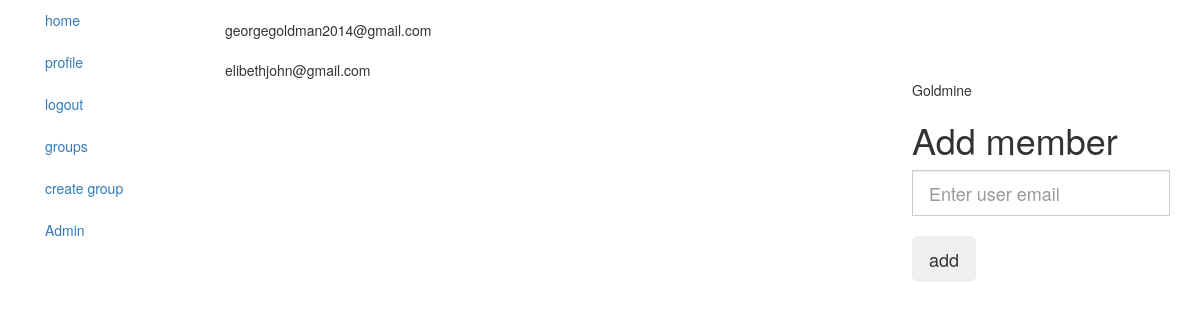
The page /member?members=Goldmine (signed in) on the database its author committed.
### application/models.py (models this page shows, shortened)
class Member(db.Model):
    id = db.Column(db.Integer, primary_key=True)
    member_name = db.Column(db.Text)
    group_name = db.Column(db.Text)
    weekly_target = db.Column(db.Integer)
    monthly_target = db.Column(db.Integer)
    group_id = db.Column(db.Integer, db.ForeignKey('group.id'), nullable=False)

### application/views.py (the view)
@view.route('/member')
@login_required
def add_member():
    form = AdduserForm()
    group_name = request.args.get('members')
    member = Member.query.all()
    group = Group.query.filter_by(group_name=group_name).first()
    return render_template('add-member.html', members=member, group_name=group_name, form=form, group=group)

### application/web_forms.py
class AdduserForm(FlaskForm):
    email = EmailField('email', validators=[DataRequired(),])
    submit_button = SubmitField('add')

### application/__init__.py (called while the page is built)
@login_manager.user_loader
def load_user(user_id):
    return User.query.get(user_id)

### application/templates/add-member.html (shortened to what this page needs)
{% extends 'layout.html'%}
{% block content %}
{% for member in members %}
  {% if member.group_name == group_name %}
  <table>
    <tr>
      <td>
        {{ member.member_name }}
      </td><br>
    </tr>
  </table>
  {% endif %}
{% endfor%}
{% endblock%}
{% block side %}
{% if current_user.email == group.group_admin %}
  <form method="post" action="/add_members?group_name={{group_name}}" class="pull-right">
    {{group_name}}
    <h1>Add member</h1>
    <div class="input-group">
      {{form.email(class="form-control input-lg", placeholder="Enter user email")}}
    </div><br>
    <div class="input-group">
      {{form.submit_button(class="btn btn-lg")}}
    </div>
{% endif%}
{% endblock %}

### rows shown on the page
Member: member_name "georgegoldman2014@gmail.com"
Member: member_name "elibethjohn@gmail.com"

### other values the page prints
{{ group_name }} "Goldmine"
